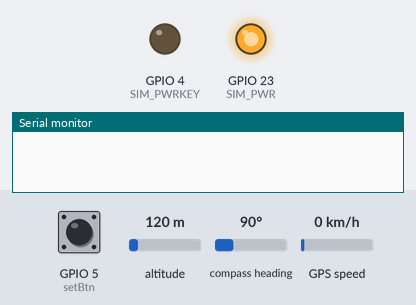
A program run on a simulated ESP32. Parts: output pins drawn as LEDs (lit = HIGH), the last lines printed to the serial monitor. The inputs (shaded band) are chosen by the test bench; at power-on: GPIO 5 (setBtn) HIGH, altitude 120 m, compass heading 90°, GPS speed 0 km/h. The GPS gets a fix after 3 s at 37.7749, -122.4194 with 8 satellites.

Above: at 1.1 s.
At 5.2 s:
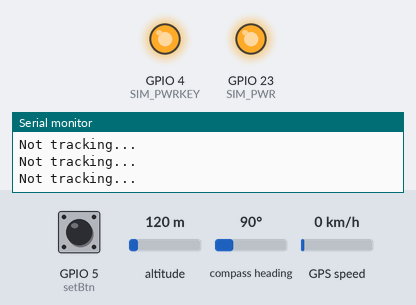
5.3 s: GPIO 5 (setBtn) pulled LOW for 3.2 s
Timing chart, 0 to 8.3 s (numbered marks = the images above; inputs shaded):
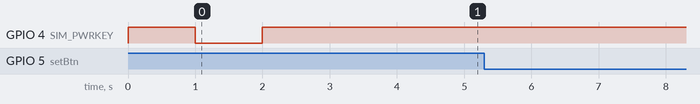

The program:

main.cpp
```cpp
#include "gps.h"
#include "sim.h"

#include <Arduino.h>
#include <TinyGPS++.h>
#include <TinyGsmClient.h>


//GPIO define
const int setBtn = 5;  // GPIO5 (D5)

TinyGPSPlus gps;
HardwareSerial gpsSerial(2);
Location setLocation, currentLocation;

HardwareSerial simSerial(1);
TinyGsm modem(simSerial);

volatile bool tracking = false;  // To track the tracking state
float theftDistance = 0;

//define variable handle btn function
volatile unsigned long pressTime = 0;
void IRAM_ATTR handleBtnPress() {
  if (digitalRead(setBtn) == LOW) {
    pressTime = millis();
  } else {
    //hold for 7 seconds to toggle tracking
    if (millis() - pressTime >= 7000) {
      tracking = !tracking;
      Serial.print("Tracking: ");
      Serial.println(tracking);
      //hold for 3 seconds to set location
    } else if (millis() - pressTime >= 3000) {
      setLocation = currentLocation;
      Serial.println("Location set: ");
      Serial.print("Lat: ");
      Serial.println(setLocation.lat, 6);
      Serial.print("Lng: ");
      Serial.println(setLocation.lng, 6);
    } else {
      //do nothing
    }
  }
}

void setupSim() {
  pinMode(SIM_PWRKEY, OUTPUT);
  pinMode(SIM_PWR, OUTPUT);
  digitalWrite(SIM_PWR, HIGH);
  digitalWrite(SIM_PWRKEY, HIGH);
  delay(1000);
  digitalWrite(SIM_PWRKEY, LOW);
  delay(1000);
  digitalWrite(SIM_PWRKEY, HIGH);
  delay(2000);
  Serial.println("SIM ready");
}

void setup() {
  Serial.begin(115200);

  setupSim();
  simSerial.begin(SIM_BAUD, SERIAL_8N1, SIM_RX, SIM_TX);

  currentLocation.lat = 0.0;
  currentLocation.lng = 0.0;
  gpsSerial.begin(GPSBaud, SERIAL_8N1, GPS_RX, GPS_TX);

  pinMode(setBtn, INPUT_PULLUP);
  attachInterrupt(digitalPinToInterrupt(setBtn), handleBtnPress, CHANGE);
}

void loop() {

  while (gpsSerial.available() > 0) {
    if (gps.encode(gpsSerial.read())) {
      if (gps.location.isValid()) {
        currentLocation.lat = gps.location.lat();
        currentLocation.lng = gps.location.lng();
      }
    }
    if (tracking) {
      Serial.println("Tracking...");
      theftDistance = calHarvesineDistance(setLocation, currentLocation);

      if (theftDistance > 50) {
        //emergency warning
        //call sim function
      } else if (theftDistance > 10) {
        //soft warning
        //call sim function
      }
    }
    else {
      Serial.println("Not tracking...");
    }
  }

  delay(1000);
}
```

gps.h
```cpp
#ifndef GPS_H
#define GPS_H

#define GPS_RX 16
#define GPS_TX 17
#define GPSBaud 9600

struct Location {
    float lat;
    float lng;
};

float calHarvesineDistance (Location setLoc, Location curLoc);

#endif
```

sim.h
```cpp
#ifndef SIM_H
#define SIM_H

#define TINY_GSM_MODEM_SIM800
#define TINY_GSM_RX_BUFFER 1024 // Set RX buffer to 1Kb
#define SIM_RX 26
#define SIM_TX 27
#define SIM_PWRKEY 4
// #define SIM_RST 5
#define SIM_PWR 23
#define SIM_BAUD 115200

void setupSim();

void sendSMS(char* message);

void makeCall(char* phoneNumber);

void publishData(char* data);


#endif
```

gps.cpp
```cpp
#include <math.h>
#include "gps.h"

#define PI 3.14159265358979323846

float calHarvesineDistance (Location setLoc, Location curLoc) {
    float lat1 = setLoc.lat;
    float lon1 = setLoc.lng;
    float lat2 = curLoc.lat;
    float lon2 = curLoc.lng;
    float dLat = (lat2 - lat1) * PI / 180.0;
    float dLon = (lon2 - lon1) * PI / 180.0;
    lat1 = (lat1) * PI / 180.0;
    lat2 = (lat2) * PI / 180.0;
    float a = pow(sin(dLat / 2), 2) + pow(sin(dLon / 2), 2) * cos(lat1) * cos(lat2);
    float rad = 6371;
    float c = 2 * asin(sqrt(a));
    return rad * c;
}
```

sim.cpp
```cpp

```
